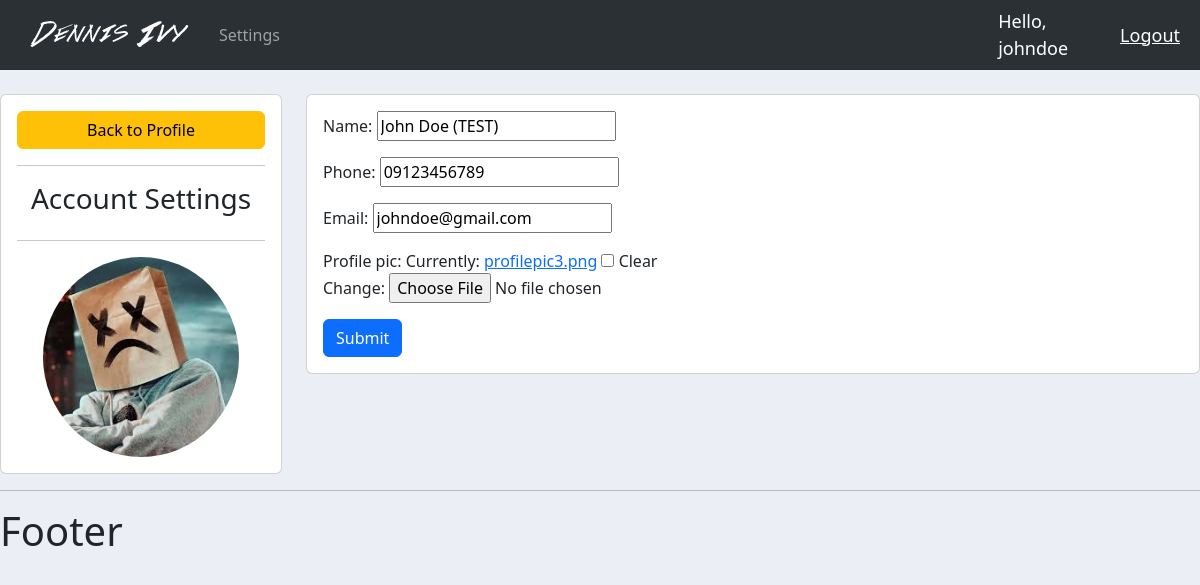
Screenshot of /account/ (signed in) with the database file from the repository.
### accounts/models.py (models this page shows, shortened)
class Customer(models.Model):
    user = models.OneToOneField(User, null=True, blank=True, on_delete=models.CASCADE)
    name = models.CharField(max_length=255, null=True)
    phone = models.CharField(max_length=255, null=True)
    email = models.CharField(max_length=255, null=True)
    profile_pic = models.ImageField(default="profile1.png", null=True, blank=True)
    date_created = models.DateTimeField(auto_now_add=True)

### accounts/decorators.py (the view)
        def wrapper_func(request, *args, **kwargs):
            group = None
            if request.user.groups.exists():
                group = request.user.groups.all()[0].name
            if group in allowed_roles:
                return view_func(request, *args, **kwargs)
            else:
                return HttpResponse('You are not authorized to view this page.')

### accounts/forms.py
class CustomerForm(ModelForm):
    class Meta:
        model = Customer
        fields = '__all__'
        exclude = ['user']

### accounts/views.py (called while the page is built)
@login_required(login_url='login')
@allowed_users(allowed_roles=['customer'])
def accountSettings(request):
    customer = request.user.customer
    form = CustomerForm(instance=customer)
    if request.method == 'POST':
        form = CustomerForm(request.POST, request.FILES, instance=customer)
        if form.is_valid:
            form.save()
    context = {'form':form}
    return render(request, 'accounts/account_settings.html', context)

### accounts/templates/accounts/account_settings.html (shortened to what this page needs)
{% extends 'accounts/main.html' %}
{% load static %}
{% block content %}
<br>
<div class="row">
    <div class="col-md-3">
        <div class="card card-body">
            <a href="{% url 'home' %}" class="btn btn-warning">Back to Profile</a>
            <hr>
            <h3 style="text-align: center">Account Settings</h3>
            <hr>
            <img src="{{ request.user.customer.profile_pic.url }}" class="profile-pic">
        </div>
    </div>
    <div class="col-md-9">
        <div class="card card-body">
            <form action="" method="POST" enctype="multipart/form-data">
                {{ form.as_p }}
                <input type="submit" name="Update Information" class="btn btn-primary">
            </form>
        </div>
    </div>
</div>
{% endblock %}

### accounts/templates/accounts/navbar.html (shortened to what this page needs)
{% load static %}
<nav class="navbar navbar-expand-lg bg-body-tertiary" data-bs-theme="dark">
    <div class="container-fluid">
        <img src="{% static '/images/logo.png' %}" alt="">
        <div class="collapse navbar-collapse" id="navbarNav">
            <ul class="navbar-nav">
                {% if request.user.is_staff %}
                <li class="nav-item">
                    <a class="nav-link active" aria-current="page" href="{% url 'home' %}">Dashboard</a>
                </li>
                <li class="nav-item">
                    <a class="nav-link" href="{% url 'products' %}">Products</a>
                </li>
                {% else %}
                <li class="nav-item">
                    <a class="nav-link" href="{% url 'account' %}">Settings</a>
                </li>
                {% endif %}
            </ul>
        </div>
    </div>
    <span class="hello-user">Hello, {{request.user}}</span>
    <span><a class="hello-user" href="{% url 'logout' %}">Logout</a></span>
</nav>

### static/css/main.css (style rules this page uses)
body { background-color: #ebeff5; }

### accounts/templates/accounts/navbar.html (style rules this page uses)
.hello-user { font-size: 18px; color: #fff; margin-right: 20px; }

### accounts/templates/accounts/account_settings.html (style rules this page uses)
.profile-pic { max-width: 200px; max-height: 200px; margin: 0 auto; border-radius: 50%; }

### rows the page displays
Customer: name "John Doe (TEST)", phone "09123456789", email "johndoe@gmail.com"

### other values shown
{{ request.user }} "johndoe"
